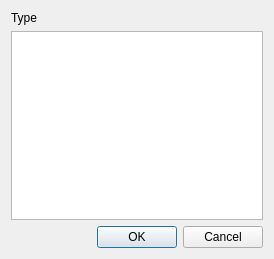
<?xml version="1.0" encoding="UTF-8"?>
<ui version="4.0">
 <class>NewDialog</class>
 <widget class="QDialog" name="NewDialog">
  <property name="windowModality">
   <enum>Qt::WindowModal</enum>
  </property>
  <property name="geometry">
   <rect>
    <x>0</x>
    <y>0</y>
    <width>274</width>
    <height>259</height>
   </rect>
  </property>
  <property name="windowTitle">
   <string>New</string>
  </property>
  <layout class="QGridLayout" name="gridLayout">
   <item row="2" column="0">
    <widget class="QDialogButtonBox" name="buttonBox">
     <property name="standardButtons">
      <set>QDialogButtonBox::Cancel|QDialogButtonBox::Ok</set>
     </property>
    </widget>
   </item>
   <item row="1" column="0">
    <widget class="QListView" name="listView"/>
   </item>
   <item row="0" column="0">
    <widget class="QLabel" name="label">
     <property name="text">
      <string>Type</string>
     </property>
    </widget>
   </item>
  </layout>
 </widget>
 <resources/>
 <connections>
  <connection>
   <sender>buttonBox</sender>
   <signal>accepted()</signal>
   <receiver>NewDialog</receiver>
   <slot>accept()</slot>
   <hints>
    <hint type="sourcelabel">
     <x>928</x>
     <y>608</y>
    </hint>
    <hint type="destinationlabel">
     <x>650</x>
     <y>474</y>
    </hint>
   </hints>
  </connection>
  <connection>
   <sender>buttonBox</sender>
   <signal>rejected()</signal>
   <receiver>NewDialog</receiver>
   <slot>reject()</slot>
   <hints>
    <hint type="sourcelabel">
     <x>958</x>
     <y>616</y>
    </hint>
    <hint type="destinationlabel">
     <x>747</x>
     <y>531</y>
    </hint>
   </hints>
  </connection>
 </connections>
</ui>
